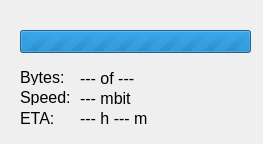
<?xml version="1.0" encoding="UTF-8"?>
<ui version="4.0">
 <class>DownloadDialog</class>
 <widget class="QDialog" name="DownloadDialog">
  <property name="geometry">
   <rect>
    <x>0</x>
    <y>0</y>
    <width>263</width>
    <height>144</height>
   </rect>
  </property>
  <property name="font">
   <font>
    <pointsize>12</pointsize>
   </font>
  </property>
  <property name="windowTitle">
   <string>Download</string>
  </property>
  <widget class="QProgressBar" name="progressBar">
   <property name="geometry">
    <rect>
     <x>20</x>
     <y>30</y>
     <width>231</width>
     <height>23</height>
    </rect>
   </property>
   <property name="maximum">
    <number>0</number>
   </property>
   <property name="value">
    <number>-1</number>
   </property>
  </widget>
  <widget class="QLabel" name="label">
   <property name="geometry">
    <rect>
     <x>20</x>
     <y>70</y>
     <width>53</width>
     <height>15</height>
    </rect>
   </property>
   <property name="text">
    <string>Bytes:</string>
   </property>
  </widget>
  <widget class="QLabel" name="label_2">
   <property name="geometry">
    <rect>
     <x>20</x>
     <y>110</y>
     <width>41</width>
     <height>16</height>
    </rect>
   </property>
   <property name="text">
    <string>ETA:</string>
   </property>
  </widget>
  <widget class="QLabel" name="bytesLabel">
   <property name="geometry">
    <rect>
     <x>80</x>
     <y>70</y>
     <width>171</width>
     <height>16</height>
    </rect>
   </property>
   <property name="text">
    <string>--- of ---</string>
   </property>
  </widget>
  <widget class="QLabel" name="etaLabel">
   <property name="geometry">
    <rect>
     <x>80</x>
     <y>110</y>
     <width>171</width>
     <height>16</height>
    </rect>
   </property>
   <property name="text">
    <string>--- h --- m</string>
   </property>
  </widget>
  <widget class="QLabel" name="label_3">
   <property name="geometry">
    <rect>
     <x>20</x>
     <y>90</y>
     <width>53</width>
     <height>15</height>
    </rect>
   </property>
   <property name="text">
    <string>Speed:</string>
   </property>
  </widget>
  <widget class="QLabel" name="speedLabel">
   <property name="geometry">
    <rect>
     <x>80</x>
     <y>90</y>
     <width>161</width>
     <height>16</height>
    </rect>
   </property>
   <property name="text">
    <string>--- mbit</string>
   </property>
  </widget>
 </widget>
 <resources/>
 <connections/>
</ui>
